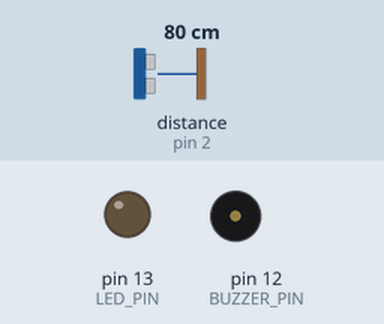
Simulated run of this sketch. Board: Arduino Uno, built with avr-gcc and run on an emulated ATmega328P. On the bench: output pins drawn as LEDs (lit = HIGH), buzzer (waves = sounding). Wiring (inferred from the names in the program): ultrasonic range finder: trigger pin 10; echo pin 2. Dashed ring = blinking. Inputs (shaded band) come from the test bench; at power-on: distance to the obstacle (sensor on pin 2) 80 cm. The echo pulse lasts 58.3 µs per cm; pins used as bus, display or sensor lines are not drawn.

Above: at 1.2 s.
1.3 s: distance to the obstacle (sensor on pin 2) set to 44 cm
2.8 s: distance to the obstacle (sensor on pin 2) set to 37 cm
At 3.3 s:
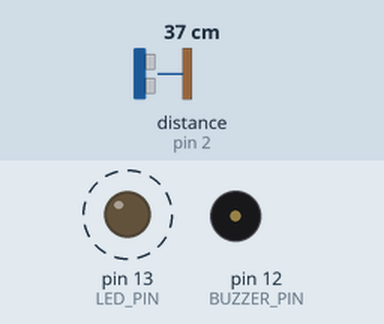
5.8 s: distance to the obstacle (sensor on pin 2) set to 9 cm
At 5.96 s:
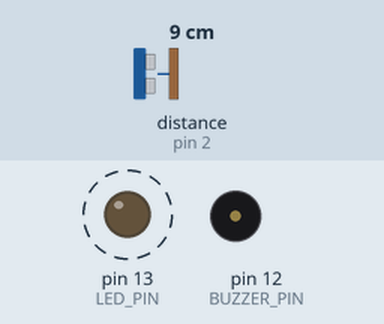
8.8 s: distance to the obstacle (sensor on pin 2) set to 6 cm
At 10.0 s:
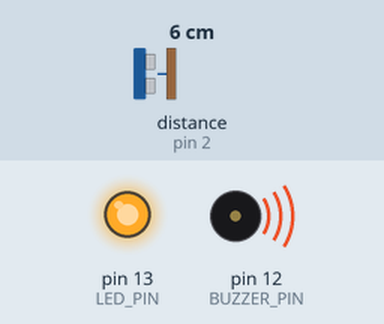
10.3 s: distance to the obstacle (sensor on pin 2) set to 60 cm
At 11.4 s:
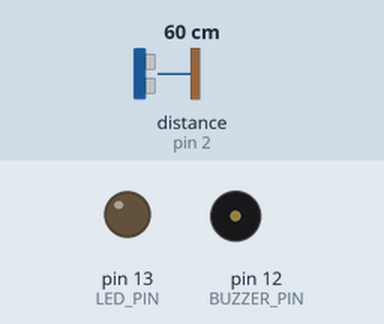
Timing chart, 0 to 12.8 s (numbered marks = the images above; inputs shaded):
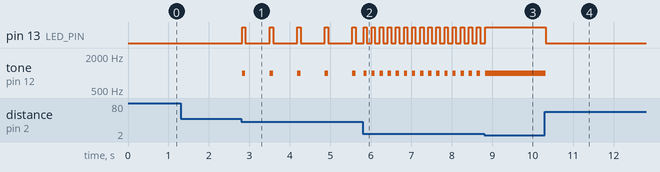

The sketch:

Ultrasonic_Distance_Warning.ino
```cpp
const float SPEED_OF_SOUND = 0.0343; // cm/µs

const int LED_PIN = 13; // LED connected to digital pin 13
const int BUZZER_PIN = 12; // BUZZER connected to digital pin 12
const int ULTRASONIC_TRIG_PIN = 10; // UltraSonic Trig pin connected to digital pin 10
const int ULTRASONIC_ECHO_PIN = 2; // UltraSonic Echo pin connected to digital pin 2

const float STOP_DISTANCE = 8.0;
const float FAST_DISTANCE = 15.0;
const float MEDIUM_DISTANCE = 25.0;
const float MAX_DISTANCE = 40.0;

const unsigned long TRIGGER_INTERVAL = 60; // ms
const unsigned long MEASUREMENT_TIMEOUT = 200; // ms
const unsigned long BEEP_DURATION = 80; // ms (Fixed duration for each beep)

volatile unsigned long echo_start = 0;
volatile unsigned long pulse_duration = 0;  // received pulse duration in µs
volatile bool new_measurement = false;

float distance_cm = 100.0; // cm
bool distance_valid = false;

unsigned long last_measurement_time = 0;
unsigned long last_toggle = 0;
bool output_state = false;

void setup() {
  Serial.begin(9600);
  pinMode(LED_PIN, OUTPUT);
  pinMode(BUZZER_PIN, OUTPUT);
  pinMode(ULTRASONIC_TRIG_PIN, OUTPUT);
  pinMode(ULTRASONIC_ECHO_PIN, INPUT);

  attachInterrupt(digitalPinToInterrupt(ULTRASONIC_ECHO_PIN), echo_isr, CHANGE);
}

// *******************************************************

void loop() {

  // Trigger every 60 ms
  static unsigned long last_trigger = 0;

  if (millis() - last_trigger >= TRIGGER_INTERVAL) {
    last_trigger = millis();
    trigger_ultrasonic();
  }

  // Read new measurement from ISR
  if (new_measurement) {
    noInterrupts();
    unsigned long duration = pulse_duration;
    new_measurement = false;
    interrupts();

    // Hardware noise filter: ignore GND disconnect glitches and out-of-bounds errors
    if (duration > 100 && duration < 30000) {
      distance_cm = distance_calculator(duration);
      distance_valid = true;
      last_measurement_time = millis();
      /*
      Serial.print("Distance: ");
      Serial.print(distance_cm);
      Serial.println(" cm");
      */
    }
  }

  // Handle measurement timeout (e.g. wire disconnected)
  if (distance_valid && (millis() - last_measurement_time) >= MEASUREMENT_TIMEOUT) {
    distance_valid = false;
  }

  update_warning(distance_cm, distance_valid);
}
// *******************************************************

float distance_calculator(unsigned long p_duration){
  return (SPEED_OF_SOUND * p_duration) / 2.0;
}

void trigger_ultrasonic(void){
  digitalWrite(ULTRASONIC_TRIG_PIN, LOW);
  delayMicroseconds(2);

  digitalWrite(ULTRASONIC_TRIG_PIN, HIGH);
  delayMicroseconds(10);

  digitalWrite(ULTRASONIC_TRIG_PIN, LOW);
}

void echo_isr(void){
  // Direct Port Manipulation (PIND & _BV(PD2)) -> faster for interrupt
  if (PIND & _BV(PD2)) {
    echo_start = micros();
  } else {
    pulse_duration = micros() - echo_start;
    new_measurement = true;
  }
}

void set_output(bool state){
  digitalWrite(LED_PIN, state);
  if (state){
    tone(BUZZER_PIN, 1000); // 1000Hz frequency for a sharp beep
  } else {
    noTone(BUZZER_PIN);
  }
}

void update_warning(float distance, bool valid){
  // Out of range or sensor timeout
  if (!valid || distance > MAX_DISTANCE){
    output_state = false;
    set_output(false);
    return;
  }

  // Danger zone: Continuous output
  if (distance <= STOP_DISTANCE){
    output_state = true;
    set_output(true);
    return;
  }

  // Silence interval between beeps based on distance
  unsigned long silence_interval = (distance > MEDIUM_DISTANCE) ? 600 :
                                   (distance > FAST_DISTANCE) ? 300 : 120;

  unsigned long current_time = millis();

  if (output_state) {
    // If ON, check if BEEP_DURATION has passed to turn OFF
    if (current_time - last_toggle >= BEEP_DURATION) {
      output_state = false;
      set_output(false);
      last_toggle = current_time;
    }
  } else {
    // If OFF, check if silence_interval has passed to turn ON
    if (current_time - last_toggle >= silence_interval) {
      output_state = true;
      set_output(true);
      last_toggle = current_time;
    }
  }
}
```

Measured:
- the behaviour switches between 41 and 40 cm on distance to the obstacle (sensor on pin 2) (found by bisection; images 0 and 1)
- the behaviour switches between 8 and 7 cm on distance to the obstacle (sensor on pin 2) (found by bisection; images 2 and 3)
- after the input at 1.3 s, every drawn part: stays the same
- after the input at 2.8 s, pin 13 (LED_PIN): alternates HIGH for 0.08 s and LOW for 0.60 s, starting at once; tone on pin 12 (BUZZER_PIN): alternates 1000 Hz for 0.08 s and silent for 0.60 s, starting at once
- after the input at 5.8 s, pin 13 (LED_PIN): alternates HIGH for 0.08 s and LOW for 0.12 s, starting at once; tone on pin 12 (BUZZER_PIN): alternates 1000 Hz for 0.08 s and silent for 0.12 s, starting at once
- after the input at 8.8 s, pin 13 (LED_PIN): goes on until 8.8 s, then stays HIGH; tone on pin 12 (BUZZER_PIN): goes on until 8.8 s, then stays 1000 Hz
- after the input at 10.3 s, pin 13 (LED_PIN): HIGH → LOW at once; tone on pin 12 (BUZZER_PIN): 1000 Hz → silent at once
